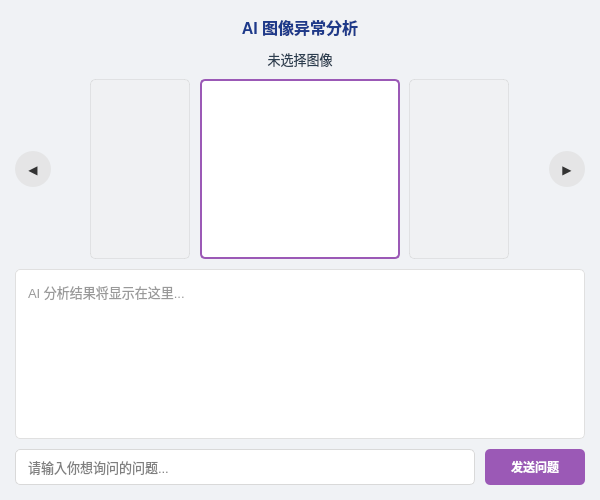
<?xml version="1.0" encoding="UTF-8"?>
<ui version="4.0">
 <class>AIChat</class>
 <widget class="QDialog" name="AIChat">
  <property name="geometry">
   <rect>
    <x>0</x>
    <y>0</y>
    <width>600</width>
    <height>500</height>
   </rect>
  </property>
  <property name="windowTitle">
   <string>AI 图像异常分析</string>
  </property>
  <property name="styleSheet">
   <string notr="true">QDialog {
    background-color: #F0F2F5;
    font-family: &quot;Microsoft YaHei UI&quot;;
}
</string>
  </property>
  <layout class="QVBoxLayout" name="verticalLayout">
   <property name="spacing">
    <number>10</number>
   </property>
   <property name="leftMargin">
    <number>15</number>
   </property>
   <property name="topMargin">
    <number>15</number>
   </property>
   <property name="rightMargin">
    <number>15</number>
   </property>
   <property name="bottomMargin">
    <number>15</number>
   </property>
   <item>
    <widget class="QLabel" name="titleLabel">
     <property name="font">
      <font>
       <family>Microsoft YaHei UI</family>
       <pointsize>12</pointsize>
       <bold>true</bold>
      </font>
     </property>
     <property name="styleSheet">
      <string notr="true">color: #1E3A8A;</string>
     </property>
     <property name="text">
      <string>AI 图像异常分析</string>
     </property>
     <property name="alignment">
      <set>Qt::AlignmentFlag::AlignCenter</set>
     </property>
    </widget>
   </item>
   <item>
    <widget class="QLabel" name="imageNameLabel">
     <property name="font">
      <font>
       <family>Microsoft YaHei UI</family>
       <pointsize>10</pointsize>
      </font>
     </property>
     <property name="styleSheet">
      <string notr="true">color: #2C3E50;</string>
     </property>
     <property name="text">
      <string>未选择图像</string>
     </property>
     <property name="alignment">
      <set>Qt::AlignmentFlag::AlignCenter</set>
     </property>
    </widget>
   </item>
   <item>
    <widget class="QFrame" name="imageGalleryFrame">
     <property name="minimumSize">
      <size>
       <width>0</width>
       <height>180</height>
      </size>
     </property>
     <property name="frameShape">
      <enum>QFrame::NoFrame</enum>
     </property>
     <property name="frameShadow">
      <enum>QFrame::Raised</enum>
     </property>
     <layout class="QHBoxLayout" name="horizontalLayout_3">
      <property name="spacing">
       <number>8</number>
      </property>
      <property name="leftMargin">
       <number>0</number>
      </property>
      <property name="topMargin">
       <number>0</number>
      </property>
      <property name="rightMargin">
       <number>0</number>
      </property>
      <property name="bottomMargin">
       <number>0</number>
      </property>
      <item>
       <widget class="QPushButton" name="prevImageButton">
        <property name="minimumSize">
         <size>
          <width>36</width>
          <height>36</height>
         </size>
        </property>
        <property name="styleSheet">
         <string notr="true">QPushButton {
    background-color: rgba(224, 224, 224, 180);
    color: #333333;
    border: none;
    border-radius: 18px;
    font-family: &quot;Microsoft YaHei UI&quot;;
    font-weight: bold;
    padding: 5px;
}
QPushButton:hover {
    background-color: rgba(208, 208, 208, 200);
}
QPushButton:pressed {
    background-color: rgba(192, 192, 192, 220);
}</string>
        </property>
        <property name="text">
         <string>◀</string>
        </property>
       </widget>
      </item>
      <item>
       <spacer name="horizontalSpacer_2">
        <property name="orientation">
         <enum>Qt::Orientation::Horizontal</enum>
        </property>
        <property name="sizeHint" stdset="0">
         <size>
          <width>40</width>
          <height>20</height>
         </size>
        </property>
       </spacer>
      </item>
      <item>
       <widget class="QLabel" name="leftImageLabel">
        <property name="minimumSize">
         <size>
          <width>100</width>
          <height>100</height>
         </size>
        </property>
        <property name="styleSheet">
         <string notr="true">QLabel {
    background-color: rgba(240, 240, 240, 80);
    border: 1px solid rgba(200, 200, 200, 100);
    border-radius: 5px;
}</string>
        </property>
        <property name="text">
         <string/>
        </property>
        <property name="alignment">
         <set>Qt::AlignmentFlag::AlignCenter</set>
        </property>
       </widget>
      </item>
      <item>
       <spacer name="horizontalSpacer_3">
        <property name="orientation">
         <enum>Qt::Orientation::Horizontal</enum>
        </property>
        <property name="sizeHint" stdset="0">
         <size>
          <width>10</width>
          <height>20</height>
         </size>
        </property>
       </spacer>
      </item>
      <item>
       <widget class="QLabel" name="centerImageLabel">
        <property name="minimumSize">
         <size>
          <width>200</width>
          <height>160</height>
         </size>
        </property>
        <property name="styleSheet">
         <string notr="true">QLabel {
    background-color: rgba(255, 255, 255, 255);
    border: 2px solid #9B59B6;
    border-radius: 5px;
}</string>
        </property>
        <property name="text">
         <string/>
        </property>
        <property name="alignment">
         <set>Qt::AlignmentFlag::AlignCenter</set>
        </property>
       </widget>
      </item>
      <item>
       <spacer name="horizontalSpacer_4">
        <property name="orientation">
         <enum>Qt::Orientation::Horizontal</enum>
        </property>
        <property name="sizeHint" stdset="0">
         <size>
          <width>10</width>
          <height>20</height>
         </size>
        </property>
       </spacer>
      </item>
      <item>
       <widget class="QLabel" name="rightImageLabel">
        <property name="minimumSize">
         <size>
          <width>100</width>
          <height>100</height>
         </size>
        </property>
        <property name="styleSheet">
         <string notr="true">QLabel {
    background-color: rgba(240, 240, 240, 80);
    border: 1px solid rgba(200, 200, 200, 100);
    border-radius: 5px;
}</string>
        </property>
        <property name="text">
         <string/>
        </property>
        <property name="alignment">
         <set>Qt::AlignmentFlag::AlignCenter</set>
        </property>
       </widget>
      </item>
      <item>
       <spacer name="horizontalSpacer_5">
        <property name="orientation">
         <enum>Qt::Orientation::Horizontal</enum>
        </property>
        <property name="sizeHint" stdset="0">
         <size>
          <width>40</width>
          <height>20</height>
         </size>
        </property>
       </spacer>
      </item>
      <item>
       <widget class="QPushButton" name="nextImageButton">
        <property name="minimumSize">
         <size>
          <width>36</width>
          <height>36</height>
         </size>
        </property>
        <property name="styleSheet">
         <string notr="true">QPushButton {
    background-color: rgba(224, 224, 224, 180);
    color: #333333;
    border: none;
    border-radius: 18px;
    font-family: &quot;Microsoft YaHei UI&quot;;
    font-weight: bold;
    padding: 5px;
}
QPushButton:hover {
    background-color: rgba(208, 208, 208, 200);
}
QPushButton:pressed {
    background-color: rgba(192, 192, 192, 220);
}</string>
        </property>
        <property name="text">
         <string>▶</string>
        </property>
       </widget>
      </item>
     </layout>
    </widget>
   </item>
   <item>
    <widget class="QTextBrowser" name="chatTextBrowser">
     <property name="styleSheet">
      <string notr="true">QTextBrowser {
    border: 1px solid #E0E0E0;
    border-radius: 5px;
    background-color: #FFFFFF;
    padding: 8px;
    font-family: &quot;Microsoft YaHei UI&quot;;
    font-size: 10pt;
    color: #333333;
}</string>
     </property>
     <property name="placeholderText">
      <string>AI 分析结果将显示在这里...</string>
     </property>
    </widget>
   </item>
   <item>
    <layout class="QHBoxLayout" name="horizontalLayout">
     <property name="spacing">
      <number>10</number>
     </property>
     <item>
      <widget class="QLineEdit" name="questionEdit">
       <property name="minimumSize">
        <size>
         <width>0</width>
         <height>36</height>
        </size>
       </property>
       <property name="styleSheet">
        <string notr="true">QLineEdit {
    border: 1px solid #D9D9D9;
    border-radius: 5px;
    background-color: white;
    padding: 5px 10px;
    font-family: &quot;Microsoft YaHei UI&quot;;
    font-size: 10pt;
}
QLineEdit:focus {
    border: 1px solid #1890FF;
    outline: none;
}</string>
       </property>
       <property name="placeholderText">
        <string>请输入你想询问的问题...</string>
       </property>
      </widget>
     </item>
     <item>
      <widget class="QPushButton" name="sendButton">
       <property name="minimumSize">
        <size>
         <width>100</width>
         <height>36</height>
        </size>
       </property>
       <property name="maximumSize">
        <size>
         <width>100</width>
         <height>16777215</height>
        </size>
       </property>
       <property name="styleSheet">
        <string notr="true">QPushButton {
    background-color: #9B59B6;
    color: white;
    border: none;
    border-radius: 5px;
    font-family: &quot;Microsoft YaHei UI&quot;;
    font-weight: bold;
    padding: 5px;
}
QPushButton:hover {
    background-color: #8E44AD;
}
QPushButton:pressed {
    background-color: #6C3483;
}</string>
       </property>
       <property name="text">
        <string>发送问题</string>
       </property>
      </widget>
     </item>
    </layout>
   </item>

  </layout>
 </widget>
 <resources/>
 <connections/>
</ui>
